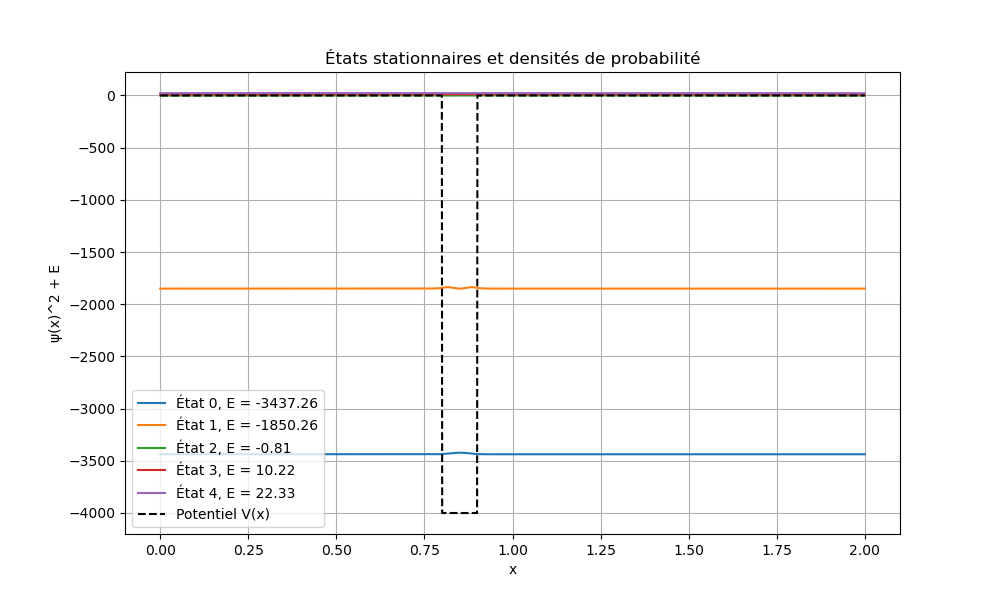

Write the Python code that produced this figure.
import numpy as np
import matplotlib.pyplot as plt
from scipy.linalg import eigh  # Solveur pour matrices Hermitiennes

dx = 0.001
L = 2.0
nx = int(L/dx)
x = np.linspace(0, L, nx)

V0 = -4000
V = np.zeros(nx)
V[(x >= 0.8) & (x <= 0.9)] = V0

# Construction du Hamiltonien (discrétisation du Laplacien)
diag = np.ones(nx) * (2 / dx**2)
off_diag = np.ones(nx - 1) * (-1 / dx**2)

H = np.diag(diag) + np.diag(off_diag, k=1) + np.diag(off_diag, k=-1)
H += np.diag(V)

num_etats = 5  # Nombre d’états stationnaires à extraire
energies, etats = eigh(H, subset_by_index=(0, num_etats-1))

# Normalisation des états propres
etats_normalises = etats / np.sqrt(np.sum(np.abs(etats)**2, axis=0) * dx)

# Affichage des états stationnaires
plt.figure(figsize=(10, 6))
for i in range(num_etats):
    plt.plot(x, etats_normalises[:, i]**2 + energies[i], label=f"État {i}, E = {energies[i]:.2f}")

plt.plot(x, V, color='k', linestyle='--', label="Potentiel V(x)")
plt.xlabel("x")
plt.ylabel("ψ(x)^2 + E")
plt.title("États stationnaires et densités de probabilité")
plt.legend()
plt.grid()
plt.show()
